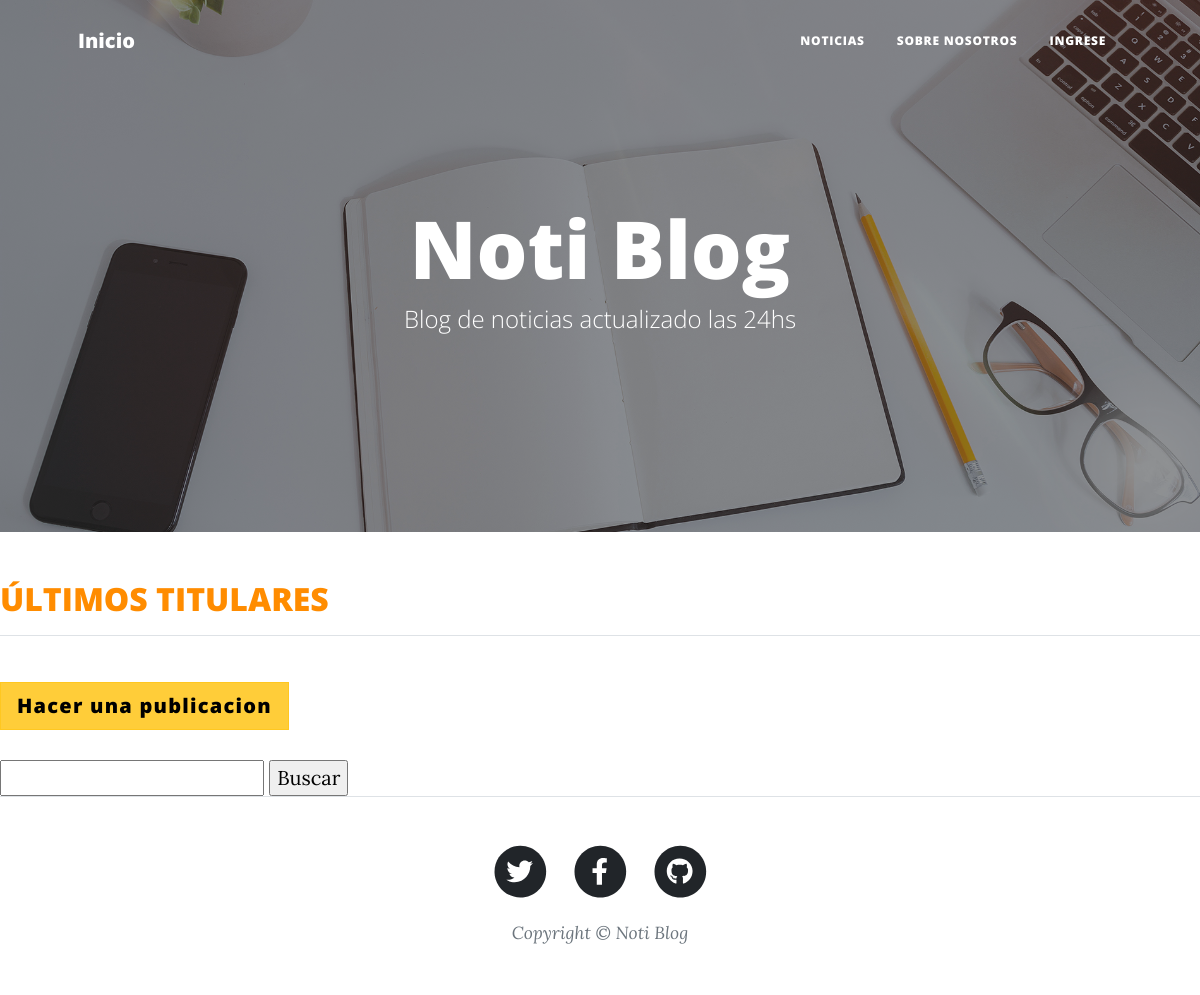
Page /PlayApp/publicaciones/ on the earlier database version.
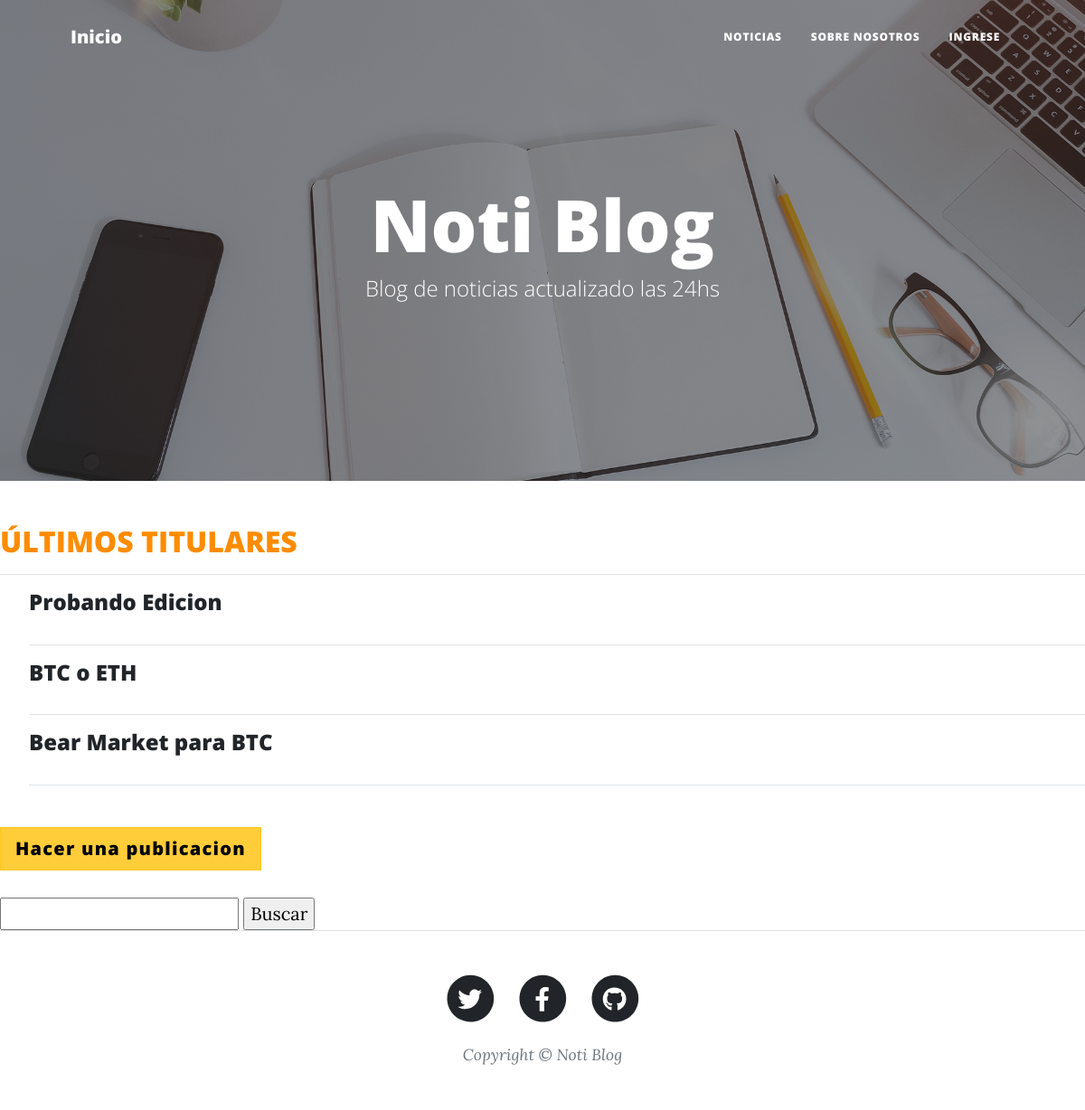
Same page on the later database version.
### PlayApp/models.py (models this page shows, shortened)
class Publicacion(models.Model):
    titulo = models.CharField(max_length=50, null=False, blank=False)
    autor = models.ForeignKey(settings.AUTH_USER_MODEL, on_delete=models.CASCADE)
    subtitulo = models.CharField(max_length=100, null=False, blank=False)
    noticia = RichTextField(max_length=5000)
    imagen = models.ImageField(upload_to=upload_location, null=False, blank=False)
    fecha_publi= models.DateTimeField(auto_now_add=True, verbose_name="fecha publicación")
    fecha_actualizacion = models.DateTimeField(auto_now=True, verbose_name="fecha actualización")
    slug = models.SlugField(blank=True, unique=True)

### PlayApp/views.py (the view)
# urls.py: path("publicaciones/", views.publicaciones, name = "Publicaciones"),
def publicaciones(request):
    publis = Publicacion.objects.all().order_by('-fecha_publi') [0:3]
    return render(request, "PlayApp/T04-publicaciones.html", {"publis": publis})

### PlayApp/Templates/PlayApp/T04-publicaciones.html
{% extends "PlayApp/T01-view.html" %}
{% load static %}
{% block ContenidoTemplate %}
<h2 style="color:darkorange">ÚLTIMOS TITULARES</h2><hr>
{% for object in publis %}
    <ul>
        <h4><a href="{% url 'Detalle Publicaciones' object.slug %}">{{object.titulo}}</a></h4>
        <p>{{object.nombre}}</p><hr>
    </ul>
{% endfor %}
<br><a  class="btn btn-warning btn-lg active" href="{% url 'Publicaciones Form' %}">Hacer una publicacion</a>
<form action="/PlayApp/busqueda_publicacion/" method="GET">
    <br><input type="text" name="titulo" id="titulo">
    <input type="submit" value="Buscar" span="glyphicon glyphicon-search">
</form>
{% endblock %}

Differences in the rows shown:
added Publicacion: titulo "Probando Edicion"
added Publicacion: titulo "BTC o ETH"
added Publicacion: titulo "Bear Market para BTC"
